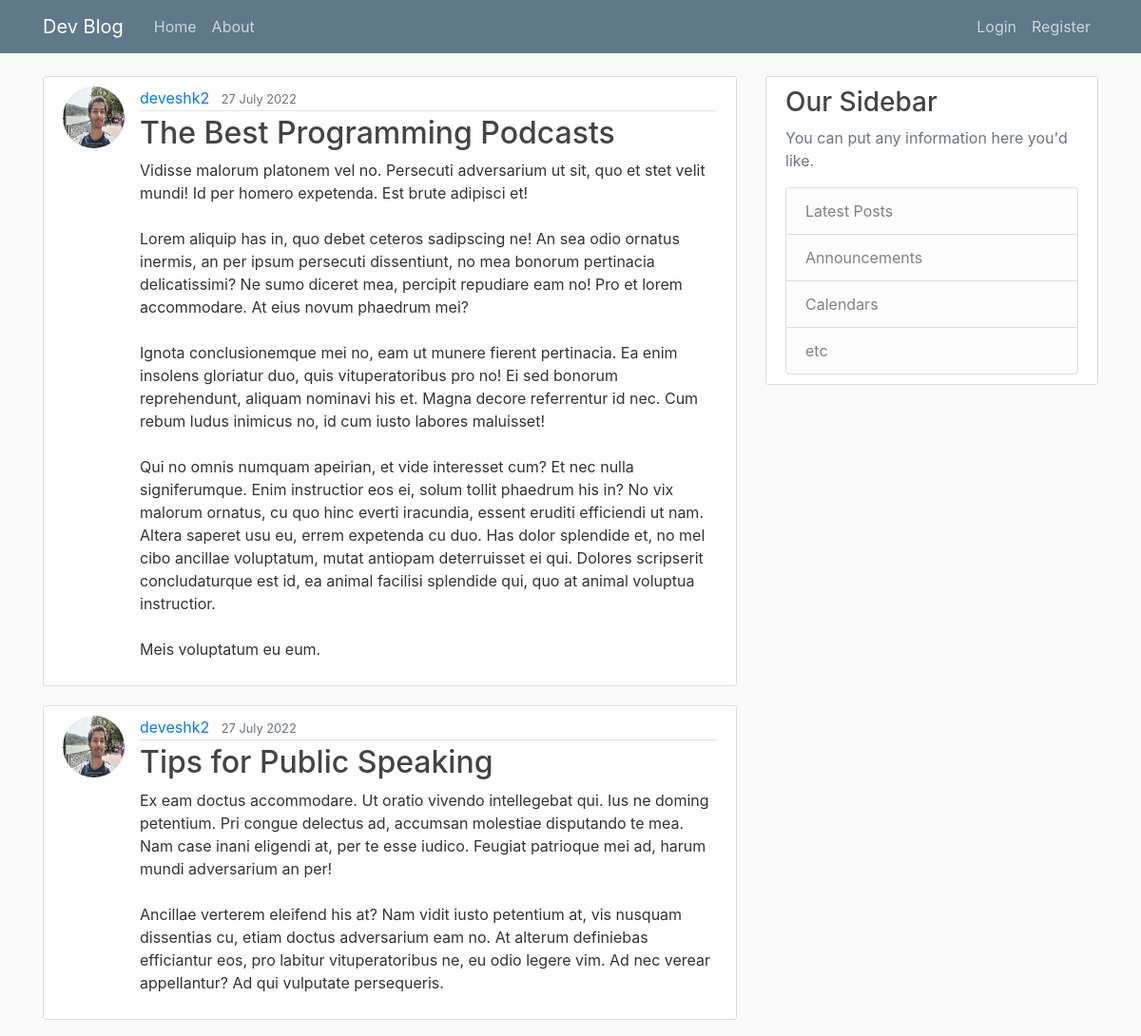
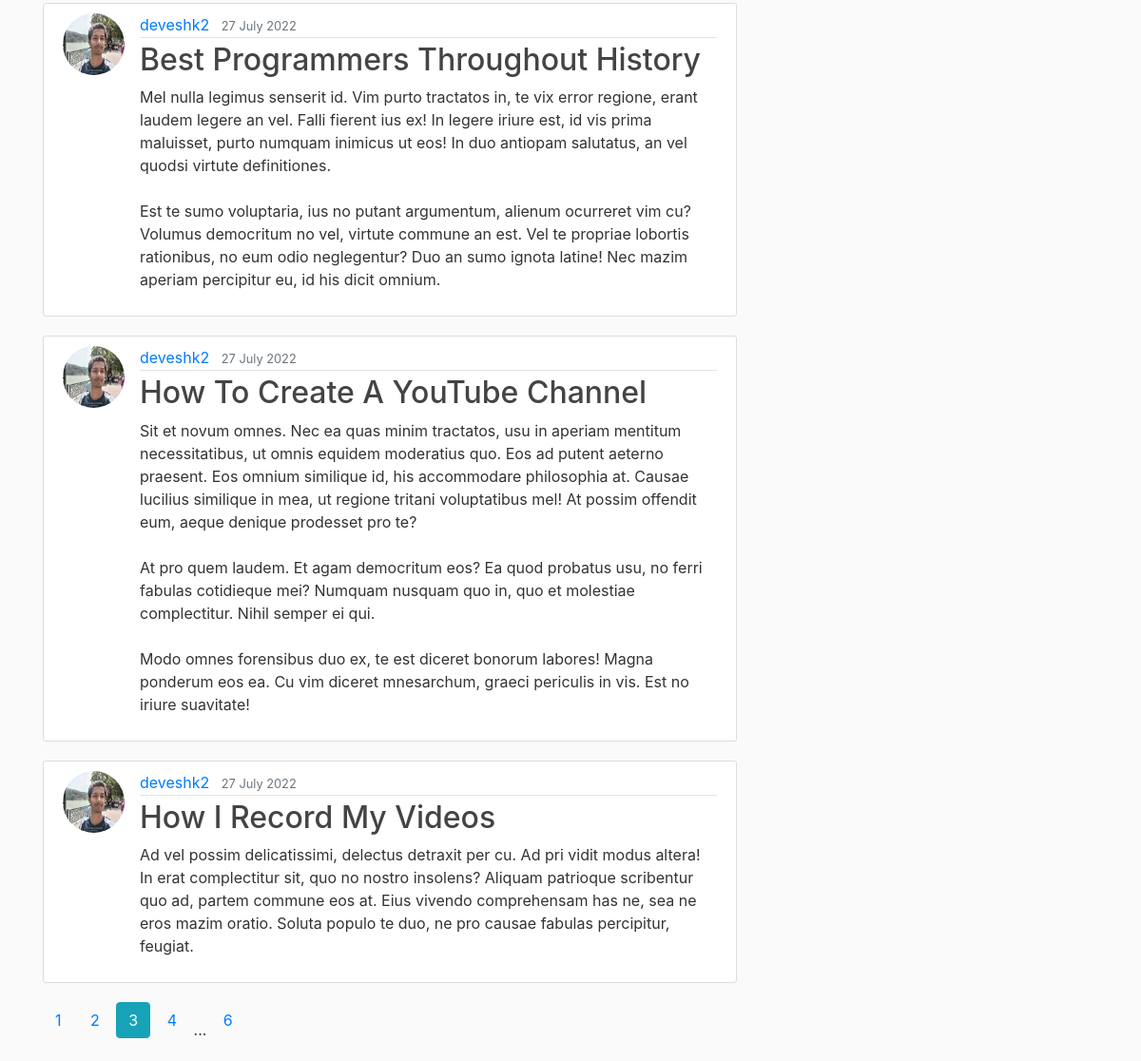
Screenshot of /home?page=3 with the database file from the repository (2 pictures, top to bottom).
### FlaskBlog/models.py (models this page shows, shortened)
class Post(db.Model):
    id = db.Column(db.Integer, primary_key=True)
    title = db.Column(db.String(100), nullable=False)
    date_posted = db.Column(db.DateTime, nullable=False, default=date.today())
    content = db.Column(db.Text, nullable=False)
    user_id = db.Column(db.Integer, db.ForeignKey("user.id"), nullable=False)

class User(db.Model, UserMixin):
    id = db.Column(db.Integer, primary_key=True)
    username = db.Column(db.String(20), unique=True, nullable=False)
    email = db.Column(db.String(120), unique=True, nullable=False)
    image_file = db.Column(db.String(120), nullable=False, default="default.jpg")
    password = db.Column(db.String(60), nullable=False)
    posts = db.relationship("Post", backref="author", lazy=True)

### FlaskBlog/Main/route.py (the view)
@main.route("/")
@main.route("/home")
def home():
    page = request.args.get('page', 1, type=int)
    posts = Post.query.order_by(Post.date_posted.desc()).paginate(page=page, per_page=5)
    return render_template('home.html', posts=posts)

### FlaskBlog/templates/home.html
{% extends "layout.html" %}
{% block content %}
{% for post in posts.items %}
<article class="media content-section">
    <img class="rounded-circle article-img"
         src="{{ url_for('static', filename='profile_pics/' + post.author.image_file) }}">
    <div class="media-body">
        <div class="article-metadata">
            <a class="mr-2" href="{{ url_for('users.user_posts', username=post.author.username) }}">{{ post.author.username }}</a>
            <small class="text-muted">{{ post.date_posted.strftime("%d %B %Y") }}</small>
        </div>
        <h2><a class="article-title" href="{{ url_for('posts.my_post', post_id=post.id) }}">{{ post.title }}</a></h2>
        <p class="article-content">{{ post.content }}</p>
    </div>
</article>
{% endfor %}
{% for page_num in posts.iter_pages(left_edge=1, right_edge=1, left_current=1, right_current=2) %}
{% if page_num %}
{% if posts.page == page_num %}
<a class="btn btn-outline-info mb-4 active" href="{{ url_for('main.home', page=page_num) }}">{{ page_num }}</a>
{% else %}
<a class="btn btn-outing-info mb-4" href="{{ url_for('main.home', page=page_num) }}">{{ page_num }}</a>
{% endif %}
{% else %}
...
{% endif %}
{% endfor %}
{% endblock content %}

### FlaskBlog/static/main.css (style rules this page uses)
body { background: #fafafa; color: #333333; margin-top: 5rem; }
h1, h2, h3, h4, h5, h6 { color: #444444; }
.content-section { background: #ffffff; padding: 10px 20px; border: 1px solid #dddddd; border-radius: 3px; margin-bottom: 20px; }
.article-title { color: #444444; }
.article-content { white-space: pre-line; }
.article-img { height: 65px; width: 65px; margin-right: 16px; }
.article-metadata { padding-bottom: 1px; margin-bottom: 4px; border-bottom: 1px solid #e3e3e3 }

### rows the page displays
Post: image_file (picture), author.username "deveshk2", date_posted "27 July 2022", title "The Best Programming Podcasts", content "Vidisse malorum platonem vel no. Persecuti adversarium ut sit, quo et stet velit mundi! Id per homero expetenda. Est brute adipisci et! Lorem aliquip has in, quo debet ceteros sadipscing ne! An sea odio ornatus inermis, an per ipsum persecuti dissentiunt, no mea bonorum pertinacia delicatissimi? Ne sumo diceret mea, percipit repudiare eam no! Pro et lorem accommodare. At eius novum phaedrum mei? Ignota conclusionemque mei no, eam ut munere fierent pertinacia. Ea enim insolens gloriatur duo, quis vituperatoribus pro no! Ei sed bonorum reprehendunt, aliquam nominavi his et. Magna decore referrentur id nec. Cum rebum ludus inimicus no, id cum iusto labores maluisset! Qui no omnis numquam…"
Post: image_file (picture), author.username "deveshk2", date_posted "27 July 2022", title "Tips for Public Speaking", content "Ex eam doctus accommodare. Ut oratio vivendo intellegebat qui. Ius ne doming petentium. Pri congue delectus ad, accumsan molestiae disputando te mea. Nam case inani eligendi at, per te esse iudico. Feugiat patrioque mei ad, harum mundi adversarium an per! Ancillae verterem eleifend his at? Nam vidit iusto petentium at, vis nusquam dissentias cu, etiam doctus adversarium eam no. At alterum definiebas efficiantur eos, pro labitur vituperatoribus ne, eu odio legere vim. Ad nec verear appellantur? Ad qui vulputate persequeris."
Post: image_file (picture), author.username "deveshk2", date_posted "27 July 2022", title "Best Programmers Throughout History", content "Mel nulla legimus senserit id. Vim purto tractatos in, te vix error regione, erant laudem legere an vel. Falli fierent ius ex! In legere iriure est, id vis prima maluisset, purto numquam inimicus ut eos! In duo antiopam salutatus, an vel quodsi virtute definitiones. Est te sumo voluptaria, ius no putant argumentum, alienum ocurreret vim cu? Volumus democritum no vel, virtute commune an est. Vel te propriae lobortis rationibus, no eum odio neglegentur? Duo an sumo ignota latine! Nec mazim aperiam percipitur eu, id his dicit omnium."
Post: image_file (picture), author.username "deveshk2", date_posted "27 July 2022", title "How To Create A YouTube Channel", content "Sit et novum omnes. Nec ea quas minim tractatos, usu in aperiam mentitum necessitatibus, ut omnis equidem moderatius quo. Eos ad putent aeterno praesent. Eos omnium similique id, his accommodare philosophia at. Causae lucilius similique in mea, ut regione tritani voluptatibus mel! At possim offendit eum, aeque denique prodesset pro te? At pro quem laudem. Et agam democritum eos? Ea quod probatus usu, no ferri fabulas cotidieque mei? Numquam nusquam quo in, quo et molestiae complectitur. Nihil semper ei qui. Modo omnes forensibus duo ex, te est diceret bonorum labores! Magna ponderum eos ea. Cu vim diceret mnesarchum, graeci periculis in vis. Est no iriure suavitate!"
Post: image_file (picture), author.username "deveshk2", date_posted "27 July 2022", title "How I Record My Videos", content "Ad vel possim delicatissimi, delectus detraxit per cu. Ad pri vidit modus altera! In erat complectitur sit, quo no nostro insolens? Aliquam patrioque scribentur quo ad, partem commune eos at. Eius vivendo comprehensam has ne, sea ne eros mazim oratio. Soluta populo te duo, ne pro causae fabulas percipitur, feugiat."

### other values shown
{{ page_num }} "1" "2" "4" "6"
{{ page_num }} "3"
